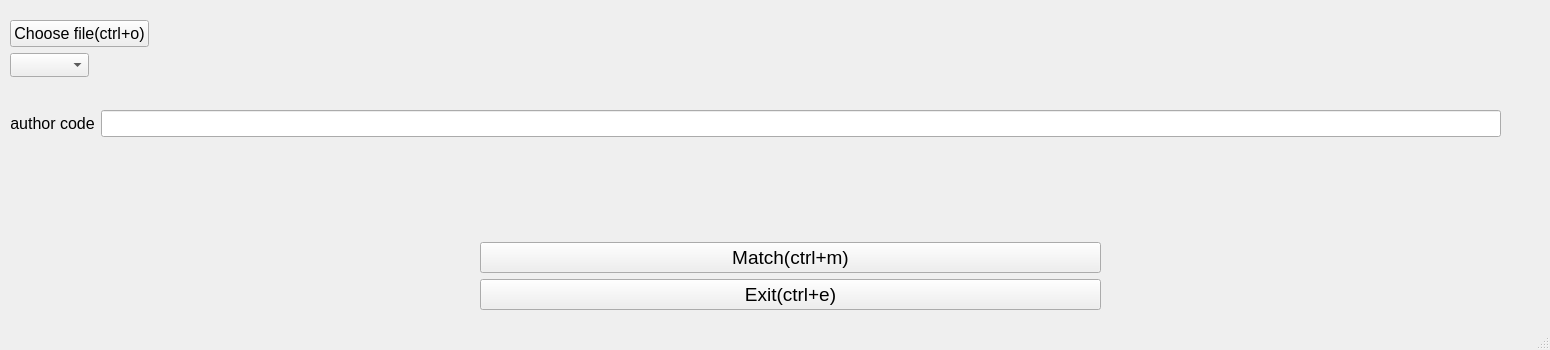
<?xml version="1.0" encoding="UTF-8"?>
<ui version="4.0">
 <class>MainWindow</class>
 <widget class="QMainWindow" name="MainWindow">
  <property name="geometry">
   <rect>
    <x>0</x>
    <y>0</y>
    <width>1550</width>
    <height>350</height>
   </rect>
  </property>
  <property name="maximumSize">
   <size>
    <width>1550</width>
    <height>350</height>
   </size>
  </property>
  <property name="baseSize">
   <size>
    <width>893</width>
    <height>429</height>
   </size>
  </property>
  <property name="windowTitle">
   <string>Hash Matcher</string>
  </property>
  <property name="windowIcon">
   <iconset>
    <normalon>magnifier.png</normalon>
   </iconset>
  </property>
  <widget class="QWidget" name="centralwidget">
   <widget class="QWidget" name="formLayoutWidget">
    <property name="geometry">
     <rect>
      <x>10</x>
      <y>20</y>
      <width>1491</width>
      <height>80</height>
     </rect>
    </property>
    <layout class="QFormLayout" name="formLayout">
     <item row="0" column="0">
      <widget class="QPushButton" name="choose_file_button">
       <property name="font">
        <font>
         <pointsize>12</pointsize>
        </font>
       </property>
       <property name="text">
        <string>Choose file(ctrl+o)</string>
       </property>
       <property name="shortcut">
        <string>Ctrl+O</string>
       </property>
       <property name="autoDefault">
        <bool>true</bool>
       </property>
      </widget>
     </item>
     <item row="1" column="0">
      <widget class="QComboBox" name="choose_hash_1">
       <property name="enabled">
        <bool>true</bool>
       </property>
       <property name="sizePolicy">
        <sizepolicy hsizetype="Fixed" vsizetype="Fixed">
         <horstretch>0</horstretch>
         <verstretch>0</verstretch>
        </sizepolicy>
       </property>
       <property name="maximumSize">
        <size>
         <width>79</width>
         <height>24</height>
        </size>
       </property>
       <property name="baseSize">
        <size>
         <width>79</width>
         <height>24</height>
        </size>
       </property>
       <property name="font">
        <font>
         <pointsize>12</pointsize>
        </font>
       </property>
       <property name="editable">
        <bool>false</bool>
       </property>
       <property name="currentText">
        <string/>
       </property>
       <property name="insertPolicy">
        <enum>QComboBox::InsertAtTop</enum>
       </property>
      </widget>
     </item>
     <item row="1" column="1">
      <widget class="QLabel" name="read_hash">
       <property name="font">
        <font>
         <pointsize>12</pointsize>
        </font>
       </property>
       <property name="text">
        <string/>
       </property>
       <property name="alignment">
        <set>Qt::AlignCenter</set>
       </property>
      </widget>
     </item>
    </layout>
   </widget>
   <widget class="QWidget" name="formLayoutWidget_2">
    <property name="geometry">
     <rect>
      <x>10</x>
      <y>110</y>
      <width>1491</width>
      <height>41</height>
     </rect>
    </property>
    <layout class="QFormLayout" name="formLayout_2">
     <item row="0" column="1">
      <widget class="QLineEdit" name="author_hash_code_lineEdit">
       <property name="sizePolicy">
        <sizepolicy hsizetype="MinimumExpanding" vsizetype="Fixed">
         <horstretch>0</horstretch>
         <verstretch>0</verstretch>
        </sizepolicy>
       </property>
       <property name="font">
        <font>
         <pointsize>12</pointsize>
        </font>
       </property>
      </widget>
     </item>
     <item row="0" column="0">
      <widget class="QLabel" name="author_label">
       <property name="sizePolicy">
        <sizepolicy hsizetype="Preferred" vsizetype="Preferred">
         <horstretch>0</horstretch>
         <verstretch>0</verstretch>
        </sizepolicy>
       </property>
       <property name="baseSize">
        <size>
         <width>200</width>
         <height>20</height>
        </size>
       </property>
       <property name="font">
        <font>
         <pointsize>12</pointsize>
        </font>
       </property>
       <property name="text">
        <string>author code</string>
       </property>
       <property name="alignment">
        <set>Qt::AlignCenter</set>
       </property>
      </widget>
     </item>
    </layout>
   </widget>
   <widget class="QWidget" name="verticalLayoutWidget">
    <property name="geometry">
     <rect>
      <x>480</x>
      <y>190</y>
      <width>621</width>
      <height>120</height>
     </rect>
    </property>
    <layout class="QVBoxLayout" name="verticalLayout">
     <item>
      <widget class="QLabel" name="display_result_label">
       <property name="enabled">
        <bool>true</bool>
       </property>
       <property name="font">
        <font>
         <family>Adobe Arabic</family>
         <pointsize>12</pointsize>
         <weight>75</weight>
         <bold>true</bold>
        </font>
       </property>
       <property name="text">
        <string/>
       </property>
       <property name="alignment">
        <set>Qt::AlignCenter</set>
       </property>
      </widget>
     </item>
     <item>
      <widget class="QPushButton" name="match_button">
       <property name="font">
        <font>
         <pointsize>14</pointsize>
        </font>
       </property>
       <property name="text">
        <string>Match(ctrl+m)</string>
       </property>
      </widget>
     </item>
     <item>
      <widget class="QPushButton" name="exit_button">
       <property name="font">
        <font>
         <pointsize>14</pointsize>
        </font>
       </property>
       <property name="text">
        <string>Exit(ctrl+e)</string>
       </property>
      </widget>
     </item>
    </layout>
   </widget>
  </widget>
  <widget class="QMenuBar" name="menubar">
   <property name="geometry">
    <rect>
     <x>0</x>
     <y>0</y>
     <width>1550</width>
     <height>26</height>
    </rect>
   </property>
  </widget>
  <widget class="QStatusBar" name="statusbar"/>
 </widget>
 <resources/>
 <connections/>
</ui>
